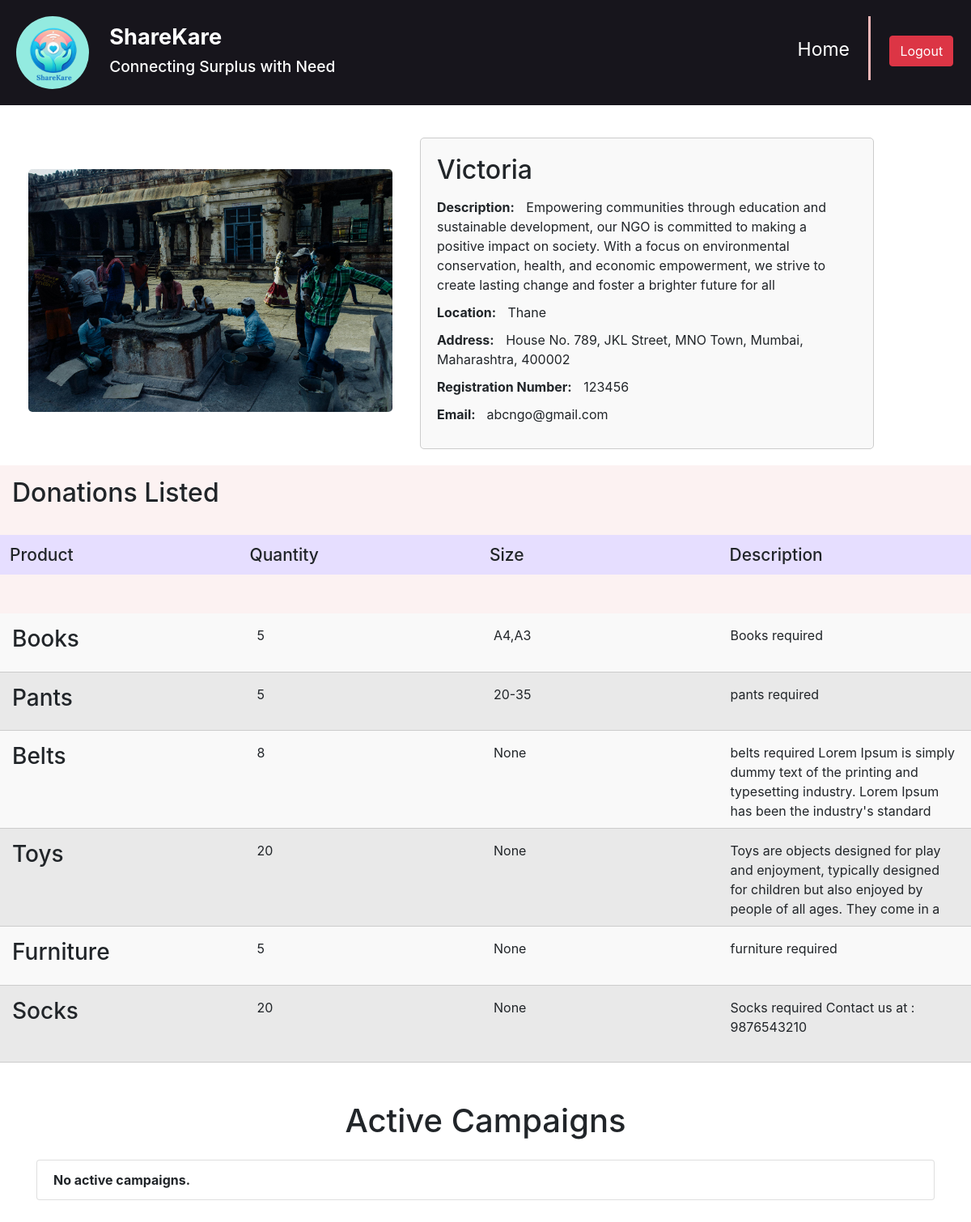
The page /ngo_profile/ (signed in) on the database its author committed.
### home/models.py (models this page shows, shortened)
class NGO(models.Model):
    user = models.OneToOneField(User, on_delete=models.CASCADE)
    regno = models.CharField(max_length=255)
    ngoname = models.CharField(max_length=255)
    document = models.FileField(upload_to='ngo_documents/')
    is_verified = models.BooleanField(default=False)

class NGOProfile(models.Model):
    ngo = models.OneToOneField(NGO, on_delete=models.CASCADE)
    location = models.CharField(max_length=255)
    address = models.CharField(max_length=255)  # Added address field
    description = models.TextField()
    image1 = models.ImageField(upload_to='images/')
    latitude = models.FloatField(null=True, blank=True)
    longitude = models.FloatField(null=True, blank=True)

class Product(models.Model):
    productName = models.CharField(max_length=255)
    quantity = models.IntegerField()
    size = models.CharField(max_length=50, blank=True, null=True)
    description = models.TextField()
    ngo = models.ForeignKey(NGO, on_delete=models.CASCADE)

### home/views.py (the view)
# urls.py: path('ngo_profile/', views.ngo_profile, name='ngo_profile'),
@login_required
def ngo_profile(request):
    ngo = NGO.objects.get(user=request.user)
    ngoprofile = NGOProfile.objects.get(ngo=ngo)
    products = Product.objects.filter(ngo=ngo)
    print(ngo.ngoprofile.address)
    campaigns = CreateCampaign.objects.filter(ngo=request.user,start_date__lte=timezone.now(), end_date__gte=timezone.now())
    context = {
        'ngo': ngo,
        'ngoprofile': ngoprofile,
        'products': products,
        'campaigns':campaigns
    }
    return render(request, 'ngo_profile.html', context)

### templates/ngo_profile.html (shortened to what this page needs)
<!DOCTYPE html>
{% load static %}
<html lang="en">
<head>
    <link rel="stylesheet" href="{% static "css/ngo_prof.css" %}"/>
    <link href="https://maxcdn.bootstrapcdn.com/bootstrap/4.5.2/css/bootstrap.min.css" rel="stylesheet">
</head>
<body>
    <header>
        <div class="m_container">
            <div id="left">
                <div>
                    <img src="{% static "images/ShareKare.png" %}" id="logo" alt="ShareCare Logo">
                </div>
                <div id="lrig">
                        <h1>ShareKare</h1>
                        <h3>Connecting Surplus with Need</h3>
                </div>
            </div>
            <div id="right">
                <nav>
                    <ul>
                        <div id="profile"><a href="{% url 'ngo_dashboard' %}" id="linkprofile">Home</a></div>
                    </ul>
                </nav>
            </div>
            <div class="vl"></div>
            <div id="user1">
                <a id ="link" href="{% url 'logout' %}"><button class="btn btn-danger" onclick="logout()">Logout</button></a>
            </div>
        </div>
    </header>
    <div class="ngo-details-section">
        <div class="ngo-image">
            <img id="ngoimg" src="{{ ngo.ngoprofile.image1.url }}" alt="{{ ngo.ngoname }} Image">
        </div>
        <div class="ngo-information">
            <h2>{{ ngo.ngoname }}</h2>
            <p><strong>Description:</strong> {{ ngo.ngoprofile.description }}</p>
            <p><strong>Location:</strong> {{ ngo.ngoprofile.location }}</p>
            <p><strong>Address:</strong> {{ ngo.ngoprofile.address }}</p>
            <p><strong>Registration Number:</strong> {{ ngo.regno }}</p>
            <p><strong>Email: </strong>{{ request.user.email }}</p>
        </div>
    </div>
    <div class="donations-section">
        <div id="headin"><div id="txthead"><h2>Donations Listed</h2></div></div>
        <br>
        <h2>
            <div id="headitems">
                <div class="colhead">Product</div>
                <div class="colhead">Quantity</div>
                <div class="colhead">Size</div>
                <div class="colhead">Description</div>
            </div>
    </div>
        {% for product in ngo.product_set.all %}
        <div class="donation-item {% cycle 'even' 'odd' %}">
            <div class="column">
                <h3>{{ product.productName }}</h3>
            </div>
            <div class="column" id="quant">
                <p> {{ product.quantity }}</p>
            </div>
            <div class="column">
                <p> {{ product.size }}</p>
            </div>
            <div class="column"  id="desc">
                <p> {{ product.description }}</p>
            </div>
        </div>
        {% empty %}
        <br>
        <p><strong>No donations listed.</strong></p>
        {% endfor %}
        <div class="container mt-5">
            <h1 class="text-center mb-4">Active Campaigns</h1>
            <ul class="list-group">
                {% for campaign in campaigns %}
                <li class="list-group-item">
                    <div class="d-flex w-100 justify-content-between">
                        <h4 class="mb-1">{{ campaign.title }}</h4>
                        <small class="font-weight-bold"><h6>Campaign closing on {{ campaign.end_date }}</h6></small>
                    </div>
                    <p class="mb-1 lead">{{ campaign.description }}</p>
                </li>
                {% empty %}
                <li class="list-group-item font-weight-bold">No active campaigns.</li>
                {% endfor %}
            </ul>
        </div>
        <br>
        <br>
</body>
</html>

### static/css/ngo_prof.css (style rules this page uses)
* { margin: 0; padding: 0; box-sizing: border-box; height: auto; }
body { font-family: 'Arial', sans-serif; background-color: #ffffff; overflow-x: hidden; }
#left h1 { font-size: 1.7rem; }
#left h3 { font-size: 1.2rem; }
#lrig { margin-top: 2%; }
.m_container { top: 0; max-width: 1600px; margin: 0 auto; padding: 0 20px; display: flex; flex-wrap: wrap; justify-content: center; gap: 2% }
#logo { height: 90px; width: 90px; border-radius: 50%; }
#left { display: flex; flex: 1; gap: 5%; }
#right { flex: 1; text-align: right; margin-top: 1%; }
.vl { border-left: 3px solid rgb(242, 183, 183); height: auto; margin-bottom: 1%; }
#user1 { margin-right: 1%; margin-top: 1.7%; width: 69px; height: 35px; text-align: center; padding-top: 4px; border-radius: 10%; }
#link { color: white; font-size: 1.2rem; }
header { background-color: #17151c; color: #fff; padding: 20px 0; top: 0; height: fit-content; }
header h1 { font-size: 24px; font-weight: bold; }
nav ul { list-style: none; }
#profile { margin-top: 2.5%; font-size: 23px; }
#linkprofile { text-decoration:none; color: white; }
.ngo-information { margin-top: 20px; padding: 20px; border: 1px solid #ccc; border-radius: 5px; background-color: #f9f9f9; max-height: 450px; overflow-y: auto; margin-right: 60px; }
.ngo-information h2 { margin-bottom: 15px; }
.ngo-information p { margin-bottom: 10px; line-height: 1.5; }
.ngo-information strong { margin-right: 10px; }
.ngo-details-section { display: flex; justify-content: space-between; align-items: center; padding: 20px 0; margin-right: 60px; flex-wrap: wrap; }
.ngo-details-section .ngo-image { flex: 1; text-align: center; }
#ngoimg { width: 450px; height: auto; margin-top: 13px; }
.ngo-details-section .ngo-image img { border-radius: 5px; }
.ngo-details-section .ngo-information { flex: 1; padding-left: 20px; }
.donations-section { width: 100%; background-color: #fcf2f2; padding-bottom: 40px; }
.donation-item { display: flex; justify-content: space-between; padding: 10px; border-bottom: 1px solid #ccc; }
.donation-item.even { background-color: #f9f9f9; }
.donation-item.odd { background-color: #e9e9e9; }
.column { flex: 1; padding: 5px; }
#txthead { padding-top: 15px; margin-left: 15px; }
#headitems { display: flex; justify-content: space-around; background-color: #e6deff; padding: 7px; font-size: 21px; }
.colhead { padding: 5px; flex: 1; }
#quant { margin-left: 10px; }
#desc { overflow-y: auto; max-height: 100px; }

### rows shown on the page
NGO: ngoprofile.image1 (picture), ngoname "Victoria", ngoprofile.description "Empowering communities through education and sustainable development, our NGO is committed to making a positive impact on society. With a focus on environmental conservation, health, and economic empowerment, we strive to create lasting change and foster a brighter future for all", ngoprofile.location "Thane", ngoprofile.address "House No. 789, JKL Street, MNO Town, Mumbai, Maharashtra, 400002", regno "123456"
Product: productName "Books", quantity "5", size "A4,A3", description "Books required"
Product: productName "Pants", quantity "5", size "20-35", description "pants required"
Product: productName "Belts", quantity "8", size "None", description "belts required Lorem Ipsum is simply dummy text of the printing and typesetting industry. Lorem Ipsum has been the industry's standard…"
Product: productName "Toys", quantity "20", size "None", description "Toys are objects designed for play and enjoyment, typically designed for children but also enjoyed by people of all ages. They come in a…"
Product: productName "Furniture", quantity "5", size "None", description "furniture required"
Product: productName "Socks", quantity "20", size "None", description "Socks required Contact us at : 9876543210"

### other values the page prints
{{ request.user.email }} "abcngo@gmail.com"
